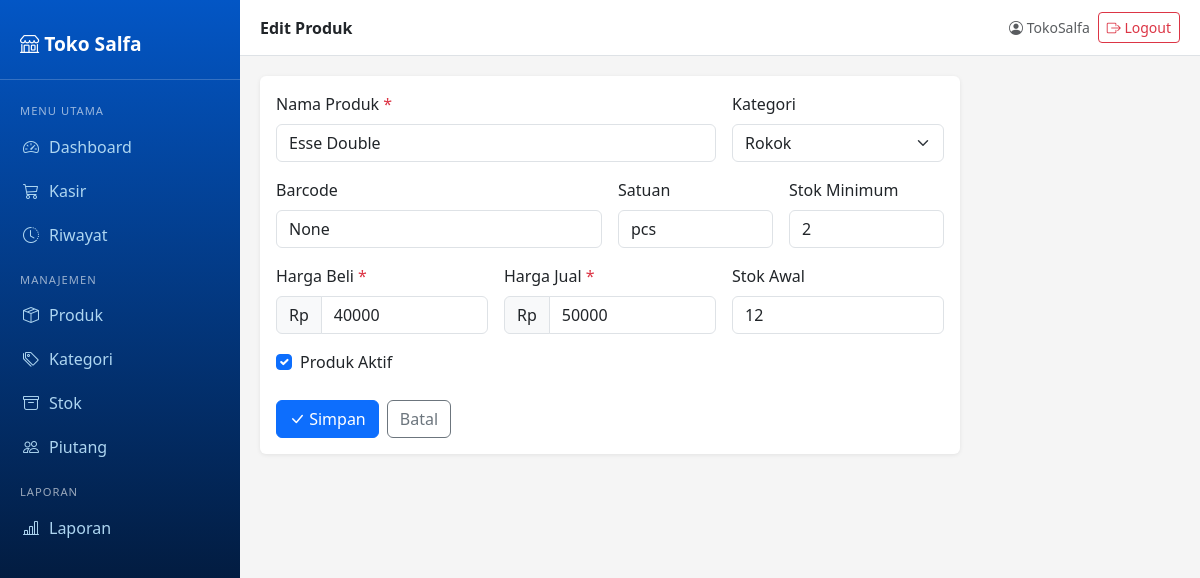
/produk/edit/1/ (signed in), run on the app's committed database.
### produk/models.py (models this page shows, shortened)
class Produk(models.Model):
    kategori = models.ForeignKey(Kategori, on_delete=models.SET_NULL, null=True, blank=True)
    nama = models.CharField(max_length=200)
    barcode = models.CharField(max_length=100, unique=True, blank=True, null=True)
    harga_jual = models.DecimalField(max_digits=12, decimal_places=0)
    harga_beli = models.DecimalField(max_digits=12, decimal_places=0)
    stok = models.IntegerField(default=0)
    stok_minimum = models.IntegerField(default=5)
    satuan = models.CharField(max_length=20, default='pcs')
    aktif = models.BooleanField(default=True)
    dibuat = models.DateTimeField(auto_now_add=True)
    diubah = models.DateTimeField(auto_now=True)
    class Meta:
        verbose_name_plural = "Produk"

class Kategori(models.Model):
    nama = models.CharField(max_length=100)
    deskripsi = models.TextField(blank=True)
    class Meta:
        verbose_name_plural = "Kategori"

### produk/views.py (the view, shortened to what this page needs)
# urls.py: path('edit/<int:pk>/', views.edit_produk, name='edit'),
@login_required
def edit_produk(request, pk):
    produk = get_object_or_404(Produk, pk=pk)
    kategori = Kategori.objects.all()
    return render(request, 'produk/form.html', {
        'kategori': kategori,
        'produk': produk,
        'action': 'Edit'
    })

### templates/produk/form.html (shortened to what this page needs)
{% extends 'base.html' %}
{% load format_rupiah %}
{% block page_title %}{{ action }} Produk{% endblock %}
{% block content %}
<div class="card" style="max-width: 700px;">
  <div class="card-body">
    <form method="post">
      <div class="row g-3">
        <div class="col-md-8">
          <label class="form-label">Nama Produk <span class="text-danger">*</span></label>
          <input type="text" name="nama" class="form-control" value="{{ produk.nama }}" required>
        </div>
        <div class="col-md-4">
          <label class="form-label">Kategori</label>
          <select name="kategori" class="form-select">
            {% for k in kategori %}
            <option value="{{ k.id }}" {% if produk.kategori_id == k.id %}selected{% endif %}>{{ k.nama }}</option>
            {% endfor %}
          </select>
        </div>
        <div class="col-md-6">
          <label class="form-label">Barcode</label>
          <input type="text" name="barcode" class="form-control" value="{{ produk.barcode }}">
        </div>
        <div class="col-md-3">
          <label class="form-label">Satuan</label>
          <input type="text" name="satuan" class="form-control" value="{{ produk.satuan|default:'pcs' }}">
        </div>
        <div class="col-md-3">
          <label class="form-label">Stok Minimum</label>
          <input type="number" name="stok_minimum" class="form-control" value="{{ produk.stok_minimum|default:5 }}" min="0">
        </div>
        <div class="col-md-4">
          <label class="form-label">Harga Beli <span class="text-danger">*</span></label>
          <div class="input-group">
            <span class="input-group-text">Rp</span>
            <input type="number" name="harga_beli" class="form-control" value="{{ produk.harga_beli }}" required min="0">
          </div>
        </div>
        <div class="col-md-4">
          <label class="form-label">Harga Jual <span class="text-danger">*</span></label>
          <div class="input-group">
            <span class="input-group-text">Rp</span>
            <input type="number" name="harga_jual" class="form-control" value="{{ produk.harga_jual }}" required min="0">
          </div>
        </div>
        <div class="col-md-4">
          <label class="form-label">Stok Awal</label>
          <input type="number" name="stok" class="form-control" value="{{ produk.stok|default:0 }}" min="0">
        </div>
        {% if action == 'Edit' %}
        <div class="col-12">
          <div class="form-check">
            <input class="form-check-input" type="checkbox" name="aktif" id="aktif"
              {% if produk.aktif %}checked{% endif %}>
            <label class="form-check-label" for="aktif">Produk Aktif</label>
          </div>
        </div>
        {% endif %}
      </div>
      <div class="mt-4 d-flex gap-2">
        <button type="submit" class="btn btn-primary">
          <i class="bi bi-check-lg"></i> Simpan
        </button>
        <a href="{% url 'produk:list' %}" class="btn btn-outline-secondary">Batal</a>
      </div>
    </form>
  </div>
</div>
{% endblock %}

### templates/base.html (shortened to what this page needs)
<!DOCTYPE html>
<html lang="id">
<head>
  <link href="https://cdn.jsdelivr.net/npm/bootstrap@5.3.0/dist/css/bootstrap.min.css" rel="stylesheet">
  <link href="https://cdn.jsdelivr.net/npm/bootstrap-icons@1.11.0/font/bootstrap-icons.css" rel="stylesheet">
</head>
<body>
<div class="sidebar" id="sidebar">
  <div class="brand">
    <i class="bi bi-shop"></i> Toko Salfa
  </div>
  <nav class="mt-2">
    <div class="nav-section">Menu Utama</div>
    <a href="{% url 'dashboard' %}" class="nav-link {% if request.resolver_match.url_name == 'dashboard' %}active{% endif %}">
      <i class="bi bi-speedometer2"></i> Dashboard
    </a>
    <a href="{% url 'kasir:kasir' %}" class="nav-link {% if request.resolver_match.url_name == 'kasir' %}active{% endif %}">
      <i class="bi bi-cart3"></i> Kasir
    </a>
    <a href="{% url 'kasir:riwayat' %}" class="nav-link {% if request.resolver_match.url_name == 'riwayat' or request.resolver_match.url_name == 'detail' or request.resolver_match.url_name == 'batal' %}active{% endif %}">
      <i class="bi bi-clock-history"></i> Riwayat
    </a>
    <div class="nav-section">Manajemen</div>
    <a href="{% url 'produk:list' %}" class="nav-link {% if request.resolver_match.url_name == 'list' and request.resolver_match.namespace == 'produk' %}active{% endif %}">
      <i class="bi bi-box-seam"></i> Produk
    </a>
    <a href="{% url 'produk:kategori' %}" class="nav-link {% if request.resolver_match.url_name == 'kategori' %}active{% endif %}">
      <i class="bi bi-tags"></i> Kategori
    </a>
    <a href="{% url 'stok:list' %}" class="nav-link {% if 'stok' in request.resolver_match.namespace %}active{% endif %}">
      <i class="bi bi-archive"></i> Stok
    </a>
    <a href="{% url 'piutang:list' %}" class="nav-link {% if 'piutang' in request.resolver_match.namespace %}active{% endif %}">
      <i class="bi bi-people"></i> Piutang
    </a>
    <div class="nav-section">Laporan</div>
    <a href="{% url 'laporan:dashboard' %}" class="nav-link {% if 'laporan' in request.resolver_match.namespace %}active{% endif %}">
      <i class="bi bi-bar-chart-line"></i> Laporan
    </a>
  </nav>
</div>
<div class="main-content">
  <div class="topbar">
    <div class="d-flex align-items-center">
      <span class="fw-semibold">{% block page_title %}Dashboard{% endblock %}</span>
    </div>
    <div class="d-flex align-items-center gap-2">
      <span class="text-muted small d-none d-md-inline">
        <i class="bi bi-person-circle"></i> {{ request.user.username }}
      </span>
      <form method="post" action="{% url 'logout' %}" class="d-inline">
        <button type="submit" class="btn btn-sm btn-outline-danger"
                onclick="return confirm('Yakin ingin keluar?')">
          <i class="bi bi-box-arrow-right"></i>
          <span class="d-none d-md-inline">Logout</span>
        </button>
      </form>
    </div>
  </div>
  {% block content %}{% endblock %}
</div>
</body>
</html>

### templates/base.html (style rules this page uses)
body { background-color: #f5f5f5; }
.sidebar { min-height: 100vh; background: linear-gradient(180deg, #0356C5 0%, #02060E 100%); width: 240px; position: fixed; top: 0; left: 0; padding-top: 20px; z-index: 1040; transition: transform 0.3s ease; }
.sidebar .brand { color: white; font-size: 1.2rem; font-weight: bold; padding: 10px 20px 20px; border-bottom: 1px solid rgba(255, 255, 255, 0.2); }
.sidebar .nav-link { color: #aed6f1; padding: 10px 20px; display: flex; align-items: center; gap: 10px; border-left: 3px solid transparent; }
.sidebar .nav-section { color: rgba(255, 255, 255, 0.6); font-size: 0.7rem; text-transform: uppercase; padding: 15px 20px 5px; letter-spacing: 1px; }
.main-content { margin-left: 240px; padding: 20px; transition: margin-left 0.3s ease; }
.topbar { background: white; padding: 12px 20px; margin: -20px -20px 20px; border-bottom: 1px solid #dee2e6; display: flex; justify-content: space-between; align-items: center; }
.card { border: none; box-shadow: 0 1px 4px rgba(0,0,0,0.08); }

### data on the page
Produk: nama "Esse Double", kategori "Rokok", barcode "None", satuan "pcs", stok_minimum "2", harga_beli "40000", harga_jual "50000", stok "12", aktif "☑"

### other printed values
{{ action }} "Edit"
{{ request.user.username }} "TokoSalfa"
